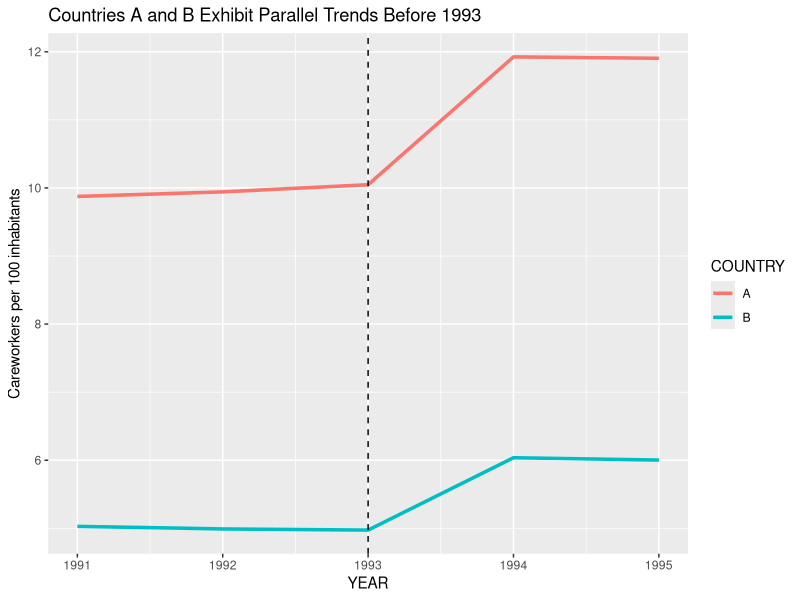

Write R code to recreate this figure.
## ---- chunk 1

# Load required packages
library(skimr)
library(ggplot2)

## ---- chunk 2
# Load the data set
df <- read.csv("careworkers_did.csv", sep=";")

## ---- chunk 3
# Summarize the data
skim(df)

# Replace invalid values with NA
df$CAREWORKERS[df$CAREWORKERS == -9999999] <- NA
df$YIAR[df$YIAR == -1] <- NA

# Shorten country names
df$COUNTRY <- gsub("Country ", "", df$COUNTRY)

# Rename column
names(df)[names(df) == "YIAR"] <- "YEAR"

# Summarize cleaned data
skim(df)
## ---- chunk 4

# Create POST dummy
df$POST <- ifelse(df$YEAR > 1992, 1, 0)

# Create TREATED dummy
df$TREATED <- ifelse(df$COUNTRY == "A", 1, 0)

## ---- chunk 5

avg_df <- aggregate(CAREWORKERS ~ YEAR + COUNTRY,
                    data = df,
                    mean)

ggplot(avg_df,
       aes(x = YEAR,
           y = CAREWORKERS,
           color = COUNTRY)) +
  geom_line(size = 1.2) +
  geom_vline(xintercept = 1993,
             linetype = "dashed") +
  labs(title = "Countries A and B Exhibit Parallel Trends Before 1993",
       y = "Careworkers per 100 inhabitants")


## ---- chunk 6

#Setup DiD regression

pre_df <- subset(df, YEAR < 1993)

parallel_model <- lm(CAREWORKERS ~ YEAR * TREATED,
                     data = pre_df)

summary(parallel_model)

## ---- chunk 7
#Estimation
did_model <- lm(CAREWORKERS ~ POST + TREATED + POST * TREATED, data = df)
summary(did_model)
## ---- chunk 8
library(knitr)

# Create the data frame
coef_table <- data.frame(
  Coefficient = c(
    "$\\hat{\\beta}_0$", 
    "$\\hat{\\beta}_1$ (POST)", 
    "$\\hat{\\beta}_2$ (TREATED)"
  ),
  Interpretation = c(
    "The average number of careworkers per 100 inhabitants in Country B before the reform.",
    "The average change in careworkers after 1992 for Country B (the control group), capturing the common time trend.",
    "The average difference in careworkers between Country A and Country B before the reform, capturing pre-existing baseline differences."
  )
)

# Render the table
kable(coef_table, escape = FALSE)
